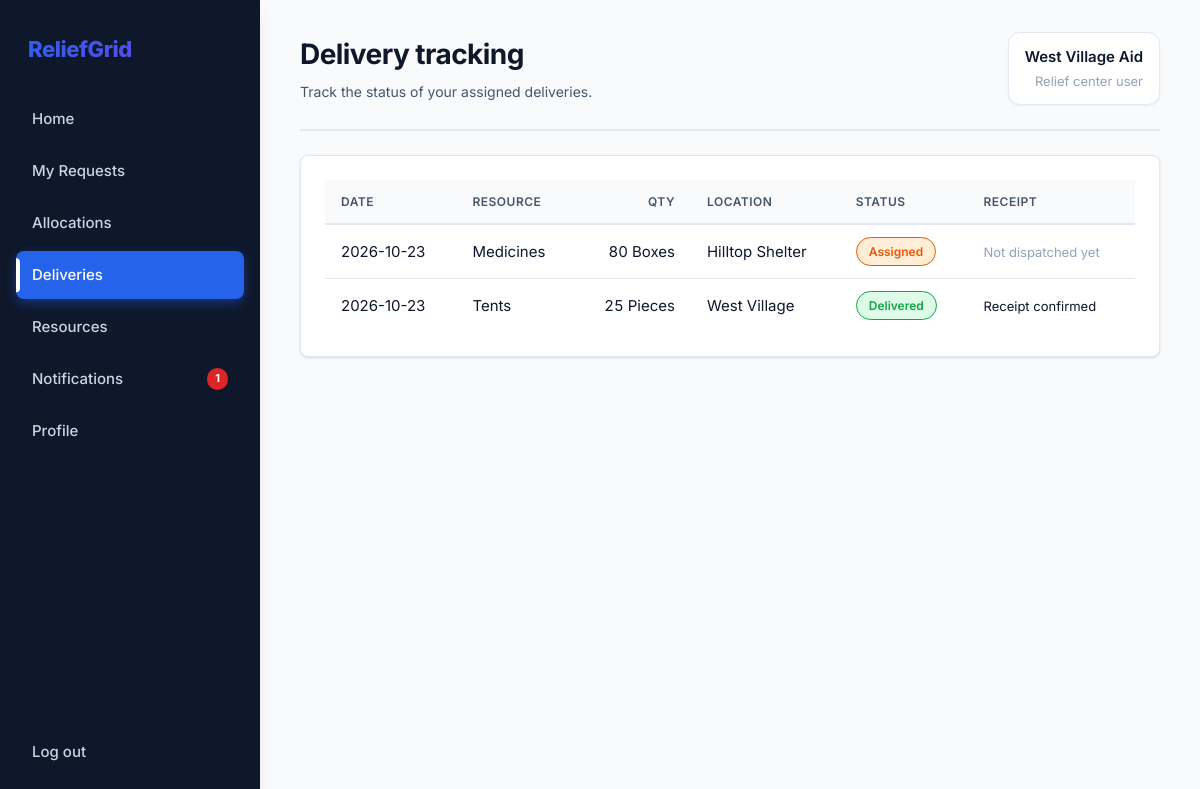
The app's page /my/deliveries (signed in) with its own data.
### tables this page shows
CREATE TABLE deliveries (
    id INTEGER PRIMARY KEY, request_id INTEGER NOT NULL REFERENCES requests(id),
    quantity INTEGER NOT NULL, origin TEXT NOT NULL DEFAULT 'Main Depot',
    status TEXT NOT NULL DEFAULT 'Assigned', confirmed INTEGER NOT NULL DEFAULT 0,
    issue TEXT, created_at TEXT DEFAULT CURRENT_TIMESTAMP
);

CREATE TABLE resources (
    id INTEGER PRIMARY KEY, name TEXT UNIQUE NOT NULL, unit TEXT NOT NULL,
    quantity INTEGER NOT NULL DEFAULT 0 CHECK (quantity >= 0),
    low_threshold INTEGER NOT NULL DEFAULT 0, updated_at TEXT DEFAULT CURRENT_TIMESTAMP
);

CREATE TABLE locations (
    id INTEGER PRIMARY KEY, disaster_id INTEGER REFERENCES disasters(id),
    name TEXT NOT NULL, type TEXT NOT NULL, severity TEXT NOT NULL,
    people_affected INTEGER NOT NULL DEFAULT 0, status TEXT NOT NULL DEFAULT 'Active',
    lat REAL, lng REAL
);

### app.py (the view)
@app.route("/my/deliveries")
@login_required("relief")
def my_deliveries():
    rows = q("""SELECT d.*, rs.name AS resource_name, rs.unit, l.name AS location_name FROM deliveries d
                JOIN requests q ON q.id=d.request_id JOIN resources rs ON rs.id=q.resource_id
                JOIN locations l ON l.id=q.location_id WHERE q.user_id=? ORDER BY d.id DESC""", session["user_id"])
    return render_template("my_deliveries.html", rows=rows)

### app.py (called while the page is built)
def db():
    return database.get_db()

def q(sql, *args, one=False):
    rows = db().execute(sql, args).fetchall()
    return (rows[0] if rows else None) if one else rows

def login_required(role=None):
    def deco(f):
        @functools.wraps(f)
        def wrapper(*a, **kw):
            if "user_id" not in session:
                return redirect(url_for("login"))
            if role and session["role"] != role:
                flash("You don't have access to that page.", "error")
                return redirect(url_for("home_redirect"))
            return f(*a, **kw)
        return wrapper
    return deco

@app.context_processor
def inject_nav():
    if "user_id" not in session:
        return {}
    admin = session["role"] == "admin"
    unread = q("SELECT COUNT(*) c FROM notifications WHERE is_read=0 AND " + ("user_id IS NULL" if admin else "user_id=?"),
               *([] if admin else [session["user_id"]]), one=True)["c"]
    return {"nav": ADMIN_NAV if admin else USER_NAV, "unread": unread}

### db.py (called while the page is built)
def get_db():
    if "db" not in g:
        g.db = sqlite3.connect(DB_PATH)
        g.db.row_factory = sqlite3.Row
        g.db.execute("PRAGMA foreign_keys = ON")
    return g.db

### templates/my_deliveries.html (shortened to what this page needs)
{% extends "base.html" %}{% from "_macros.html" import pill %}
{% block heading %}Delivery tracking{% endblock %}{% block sub %}Track the status of your assigned deliveries.{% endblock %}
{% block content %}<div class="card wrap"><table><tr><th>Date</th><th>Resource</th><th class="num">Qty</th><th>Location</th><th>Status</th><th>Receipt</th></tr>
{% for d in rows %}<tr><td>{{ d.created_at[:10] }}</td><td>{{ d.resource_name }}</td><td class="num">{{ d.quantity }} {{ d.unit }}</td><td>{{ d.location_name }}</td><td>{{ pill(d.status) }}</td>
<td>{% if d.status == 'Assigned' %}<span class="muted small-text">Not dispatched yet</span>
{% else %}{% if d.issue %}<span class="neg small-text">Reported: {{ d.issue }}</span>{% elif d.confirmed %}<span class="small-text">Receipt confirmed</span>{% endif %}
{% endif %}</td></tr>
{% else %}<tr><td colspan="6" class="muted">No deliveries yet. They appear once your requests are allocated.</td></tr>{% endfor %}</table></div>{% endblock %}

### templates/_macros.html (shortened to what this page needs)
{% macro pill(text) %}<span class="pill {{ text|lower|replace(' ','-') }}">{{ text }}</span>{% endmacro %}

### static/style.css (style rules this page uses)
:root { --primary: #2563eb; --primary-hover: #1d4ed8; --primary-light: #dbeafe; --navy: #0f172a; --navy-light: #1e293b; --slate: #334155; --slate-light: #64748b; --bg-app: #f8fafc; --bg-card: #ffffff; --bg-sidebar: #0f172a; --border: #e2e8f0; --border-dark: #cbd5e1; --text-primary: #0f172a; --text-secondary: #475569; --text-muted: #94a3b8; --red: #dc2626; --red-light: #fee2e2; --orange: #ea580c; --orange-light: #ffedd5; --green: #16a34a; --green-light: #dcfce7; --blue: #0284c7; --blue-light: #e0f2fe; --purple: #9333ea; --purple-light: #f3e8ff; --yellow: #ca8a04; --yellow-light: #fef9c3; --shadow-sm: 0 1px 2px 0 rgba(0, 0, 0, 0.05); --shadow: 0 1px 3px 0 rgba(0, 0, 0, 0.1), 0 1px 2px -1px rgba(0, 0, 0, 0.1); --shadow-md: 0 4px 6px -1px rgba(0, 0, 0, 0.1), 0 2px 4px -2px rgba(0, 0, 0, 0.1); --shadow-lg: 0 10px 15px -3px rgba(0, 0, 0, 0.1), 0 4px 6px -4px rgba(0, 0, 0, 0.1); --radius-sm: 6px; --radius: 8px; --radius-lg: 12px; --radius-xl: 16px; --space-xs: 4px; --space-sm: 8px; --space: 12px; --space-md: 16px; --space-lg: 24px; --space-xl: 32px; }
* { box-sizing: border-box; }
body { margin: 0; font-family: 'Inter', -apple-system, BlinkMacSystemFont, "Segoe UI", Roboto, sans-serif; font-size: 15px; line-height: 1.6; background: var(--bg-app); color: var(--text-primary); -webkit-font-smoothing: antialiased; -moz-osx-font-smoothing: grayscale; }
.card { background: var(--bg-card); border: 1px solid var(--border); border-radius: var(--radius-lg); padding: var(--space-lg); margin-bottom: var(--space-md); box-shadow: var(--shadow); transition: all 0.3s ease; }
table { width: 100%; border-collapse: separate; border-spacing: 0; }
th, td { text-align: left; padding: var(--space) var(--space-md); vertical-align: middle; }
th { color: var(--text-secondary); font-weight: 600; font-size: 12px; text-transform: uppercase; letter-spacing: 0.5px; background: var(--bg-app); border-bottom: 2px solid var(--border); position: sticky; top: 0; z-index: 1; }
td { border-bottom: 1px solid var(--border); }
tr:last-child td { border-bottom: none; }
.wrap { overflow-x: auto; border-radius: var(--radius); }
.num { text-align: right; font-variant-numeric: tabular-nums; }
.pill { border-radius: 16px; padding: 4px 12px; font-size: 12px; font-weight: 600; white-space: nowrap; display: inline-flex; align-items: center; background: var(--bg-app); color: var(--text-secondary); border: 1px solid var(--border); }
.high, .partially-approved, .assigned, .stabilizing { background: var(--orange-light); color: var(--orange); border-color: var(--orange); }
.approved, .delivered, .fulfilled, .ok { background: var(--green-light); color: var(--green); border-color: var(--green); }
.muted { color: var(--text-muted); }
.small-text { font-size: 13px; }

### records on screen
deliveries: created_at "2026-10-23", resource_name "Medicines", quantity "80", unit "Boxes", location_name "Hilltop Shelter", status "Assigned", shows "Not dispatched yet"
deliveries: created_at "2026-10-23", resource_name "Tents", quantity "25", unit "Pieces", location_name "West Village", status "Delivered", confirmed "Receipt confirmed"

### other values on screen
{{ label }} "Home" "My Requests" "Allocations" "Deliveries" "Resources" "Notifications" "Profile"
{{ unread }} "1"
{{ session.name }} "West Village Aid"
{{ 'Admin' if session.role == 'admin' else 'Relief center user' }} "Relief center user"
